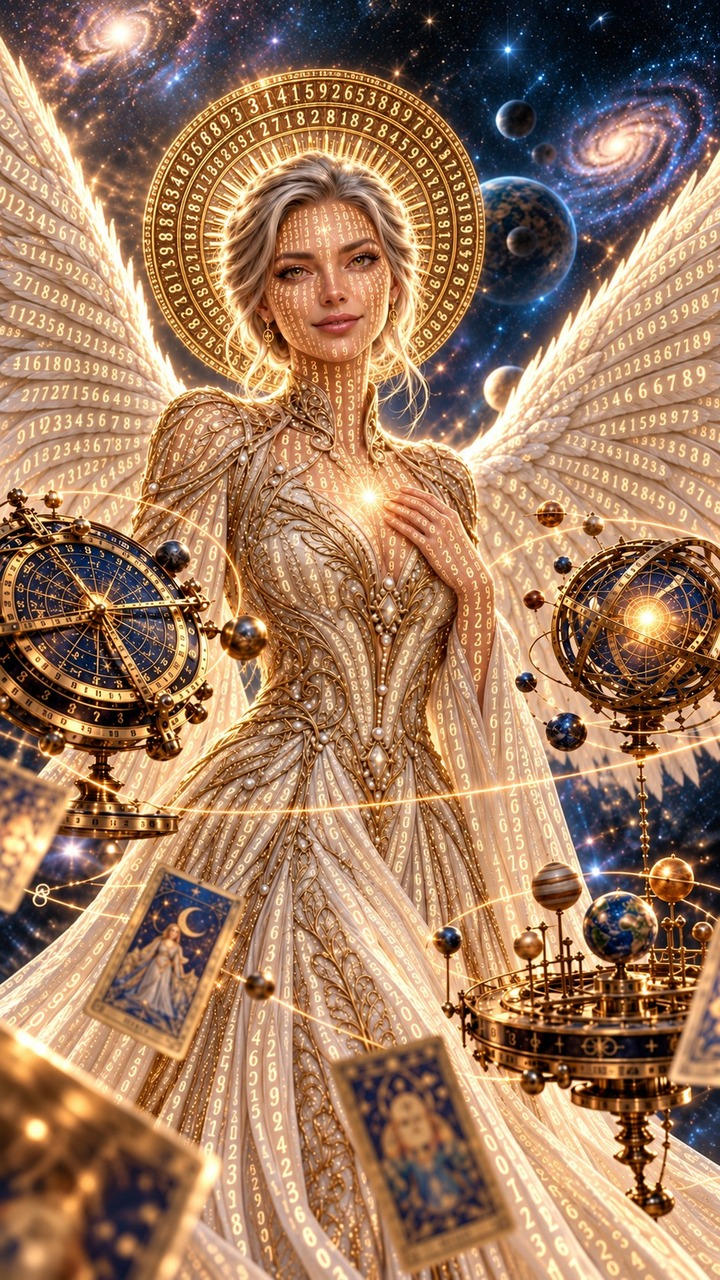
#> input picture assets/numerita_angel.jpg, 720 x 1280 px
$ python -i nasa_cover.py   (imports and definitions only)
#> lines starting #> are read from the running program, lines starting #| are printed output that depends on the picture
"""Обложка Facebook Нумериты из настоящей фотографии телескопа Уэбба (NASA, ESA, CSA, STScI — «Космические утёсы», туманность Киля)
и оригинального образа (assets/numerita_angel.jpg, канон неизменен). Бесплатно ($0). Фон дышит и плывёт (параллакс), звёзды мерцают,
золотой свет из сердца пульсирует; ролик зациклен без шва (всё — периодические функции времени).

Запуск: python tools/nasa_cover.py --bg PATH_TO_carina.png --out DIR [--seconds 24] [--still-only]
Кредит при публикации: «Фон: NASA, ESA, CSA, STScI»."""
import argparse
import math
import subprocess
from pathlib import Path

import numpy as np
from PIL import Image, ImageFilter

ROOT = Path(__file__).resolve().parent.parent
ANGEL = ROOT / "assets" / "numerita_angel.jpg"
W, H, FPS = 1920, 1080, 24


def prep(bg_path):
#> called with bg_path = '../assets/numerita_angel.jpg'
    bg = Image.open(bg_path).convert("RGB")
#> bg is the input picture: PIL image 720x1280 RGB; mean R, G, B 158.8, 122.1, 94.5
    s = 1.22 * max(W / bg.width, H / bg.height) * 1.25  # запас на движение
#> s = 4.07
    bg = bg.resize((int(bg.width * s), int(bg.height * s)), Image.LANCZOS).filter(ImageFilter.UnsharpMask(2, 80, 2))
#> bg: PIL image 2928x5205 RGB
    bg = np.asarray(bg, np.float32) / 255
#> bg: shape (5205, 2928, 3) float32
    bg = np.clip((bg - 0.02) * 1.15, 0, 1) ** 0.95  # глубже тени, чуть контраста
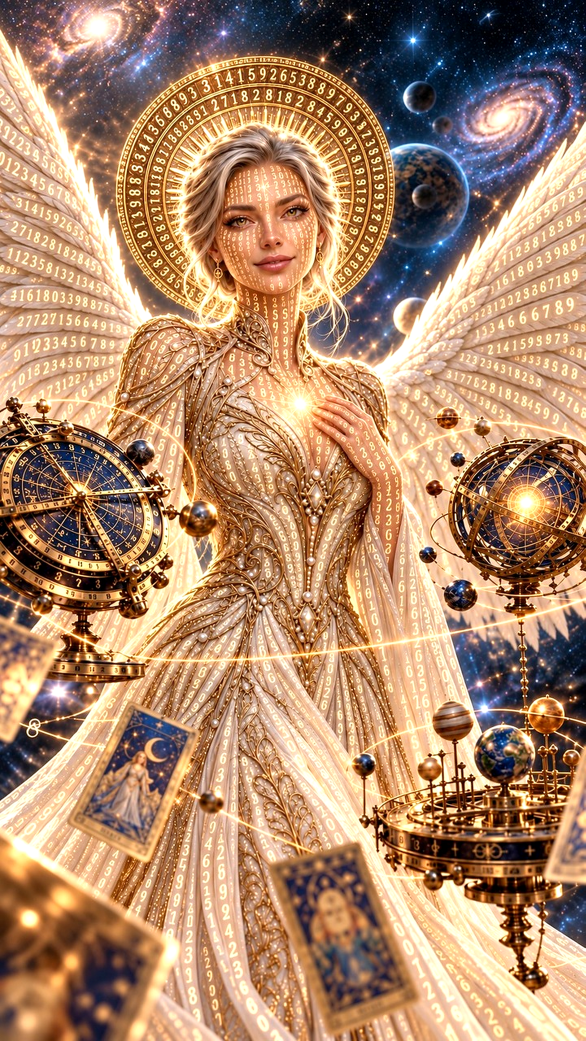
#> bg: shape (5205, 2928, 3) float32 (shown at 1/5 size); mean R, G, B 0.697, 0.537, 0.414
    ang = Image.open(ANGEL).convert("RGB")
    aw = 1040
    ang = ang.resize((aw, int(ang.height * aw / ang.width)), Image.LANCZOS)
    ang = np.asarray(ang, np.float32) / 255
#> ang: shape (1848, 1040, 3) float32
    h, w = ang.shape[:2]
#> h = 1848; w = 1040
    y, x = np.mgrid[0:h, 0:w].astype(np.float32)
    fx = np.minimum(x, w - 1 - x) / 200
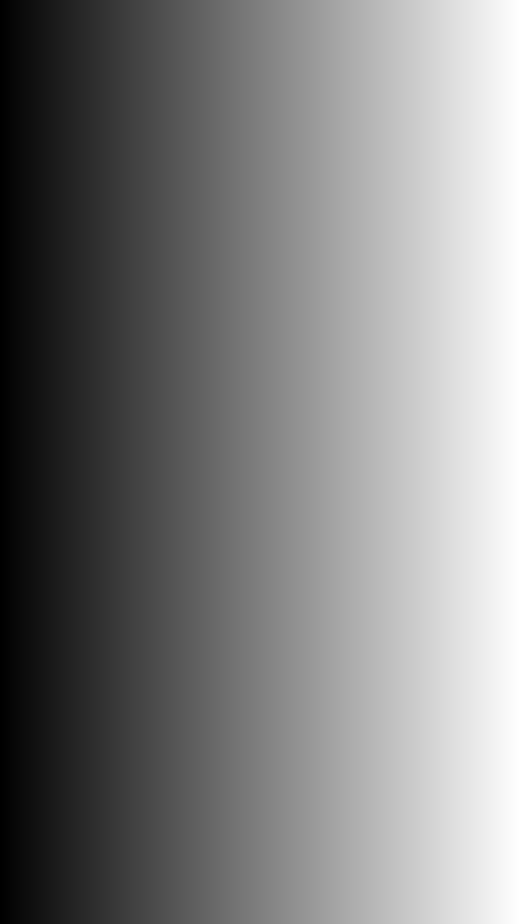
#> x: shape (1848, 1040) float32 (shown at 1/2 size); min 0, max 1039, mean 519.5; drawn with min black and max white
    fy = (h - 1 - y) / 330  # низ растворяется
    ft = y / 40
    m = np.clip(np.minimum(np.minimum(fx, fy), ft + 1), 0, 1)
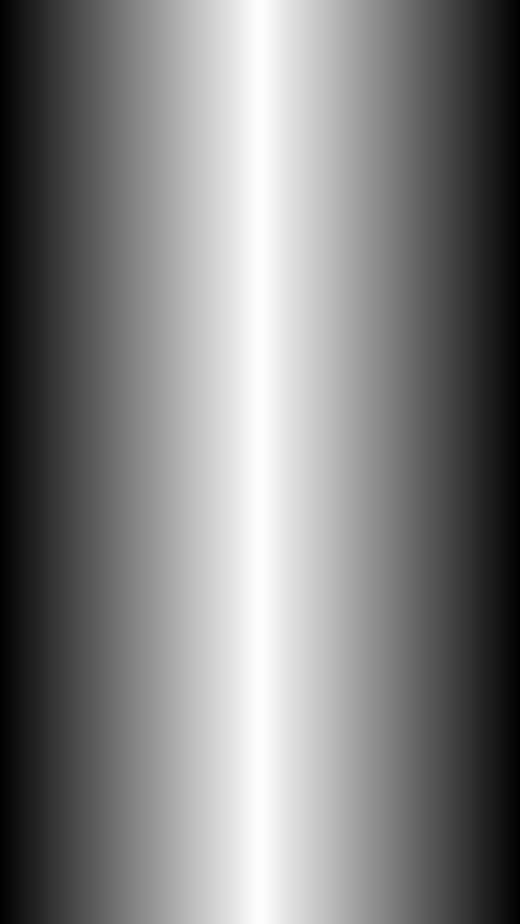
#> fx: shape (1848, 1040) float32 (shown at 1/2 size); min 0, max 2.6, mean 1.3; drawn with min black and max white
    m = m * m * (3 - 2 * m)
    return bg, ang, m


# [74 lines left out: functions stars_from, frame, main, not called in this run]


# [2 lines not run here, left out]

>>> result = prep('../assets/numerita_angel.jpg')
